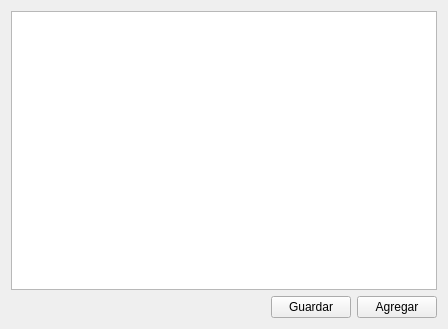
<?xml version="1.0" encoding="UTF-8"?>
<ui version="4.0">
 <class>Principal</class>
 <widget class="QWidget" name="Principal">
  <property name="geometry">
   <rect>
    <x>0</x>
    <y>0</y>
    <width>448</width>
    <height>329</height>
   </rect>
  </property>
  <property name="windowTitle">
   <string>Principal</string>
  </property>
  <property name="windowIcon">
   <iconset resource="Recursos.qrc">
    <normaloff>:/Recursos/icono.png</normaloff>:/Recursos/icono.png</iconset>
  </property>
  <layout class="QVBoxLayout" name="verticalLayout">
   <item>
    <widget class="QTableWidget" name="tblLista"/>
   </item>
   <item>
    <layout class="QHBoxLayout" name="horizontalLayout">
     <item>
      <spacer name="horizontalSpacer">
       <property name="orientation">
        <enum>Qt::Horizontal</enum>
       </property>
       <property name="sizeHint" stdset="0">
        <size>
         <width>40</width>
         <height>20</height>
        </size>
       </property>
      </spacer>
     </item>
     <item>
      <widget class="QPushButton" name="btnGuardar">
       <property name="text">
        <string>Guardar</string>
       </property>
      </widget>
     </item>
     <item>
      <widget class="QPushButton" name="btnAgregar">
       <property name="text">
        <string>Agregar</string>
       </property>
      </widget>
     </item>
    </layout>
   </item>
  </layout>
 </widget>
 <resources>
  <include location="Recursos.qrc"/>
 </resources>
 <connections/>
</ui>
